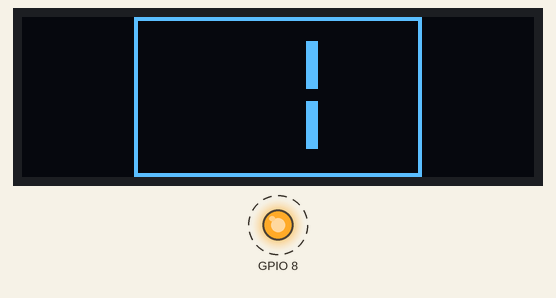
Simulated run of this program. Board: ESP32-C3. Shown: 128×40 one-colour display, output pins drawn as LEDs (lit = HIGH). Wiring (inferred from the names in the program): SSD1306 OLED at I2C address 0x3C. Dashed ring = blinking. What the program prints to the serial monitor is not drawn.

Above: at 0.77 s.
At 5.3 s:
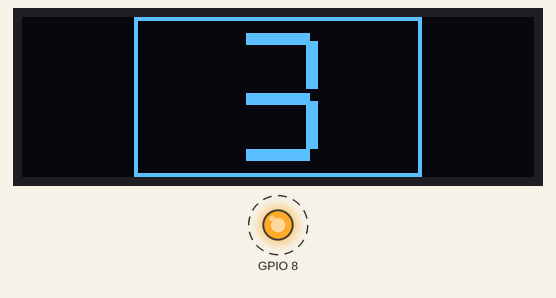
At 17.5 s:
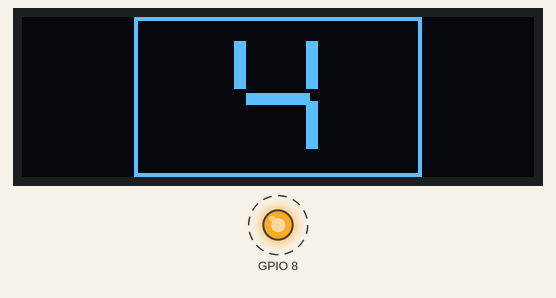
At 38.7 s:
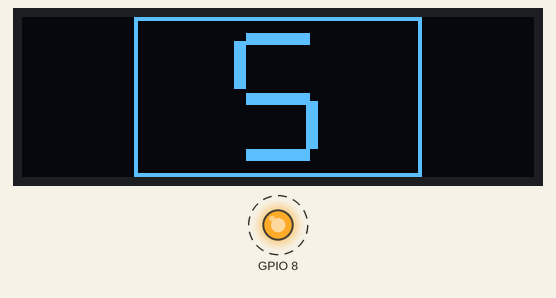
Timing chart, 0 to 40.0 s (numbered marks = the images above):
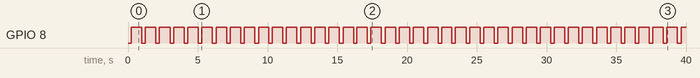

Measured:
- by itself, GPIO 8: alternates HIGH for 0.75 s and LOW for 0.25 s
- what the display in image 0 shows lasts 1.6 s, from 0.5 s to 2.1 s
- what the display in image 1 shows lasts 1.9 s, from 4.1 s to 6.0 s
- what the display in image 2 shows lasts 2.1 s, from 16.1 s to 18.2 s

The program:

main.cpp
```cpp
#include <Arduino.h>
#include <Wire.h>
#include <esp_attr.h>
extern "C" { RTC_NOINIT_ATTR volatile uint32_t oledDiagnostic[5]; }
uint8_t address=0x3c;
bool found=false;
uint8_t pixels[360];
void blinkTask(void*) {
  pinMode(8,OUTPUT);
  for (;;) { digitalWrite(8,LOW); vTaskDelay(pdMS_TO_TICKS(250)); digitalWrite(8,HIGH); vTaskDelay(pdMS_TO_TICKS(750)); }
}
bool send(uint8_t control,const uint8_t* bytes,size_t count) {
  Wire.beginTransmission(address); Wire.write(control); Wire.write(bytes,count);
  return Wire.endTransmission()==0;
}
void pixel(int x,int y) { if(x>=0&&x<72&&y>=0&&y<40) pixels[x+(y/8)*72]|=1<<(y%8); }
void box(int x,int y,int w,int h) {for(int a=x;a<x+w;a++) for(int b=y;b<y+h;b++) pixel(a,b);}
void setup() {
  oledDiagnostic[0]=0x54485232; oledDiagnostic[1]=1; oledDiagnostic[2]=0; oledDiagnostic[3]=0; oledDiagnostic[4]=0;
  xTaskCreate(blinkTask,"blink",2048,nullptr,1,nullptr);
  Serial.begin(115200); delay(500);
  Wire.begin(5,6,100000); Wire.setTimeOut(30); oledDiagnostic[1]=2;
  for(uint8_t a: {uint8_t(0x3c),uint8_t(0x3d)}) {
    Wire.beginTransmission(a);
    if(Wire.endTransmission()==0) { address=a; found=true; break; }
  }
  oledDiagnostic[3]=found?address:0; oledDiagnostic[1]=3;
  if(!found) return;
  // SSD1306 72x40: 40 multiplexed rows, internal charge pump, page addressing.
  const uint8_t init[]={0xae,0xd5,0x80,0xa8,0x27,0xd3,0,0xad,0x30,0x8d,0x14,0x40,0xa6,0xa4,0x20,2,0xa1,0xc8,0xda,0x12,0x81,96,0xd9,0x22,0xdb,0x20,0x2e,0xaf};
  if(send(0,init,sizeof(init))) oledDiagnostic[1]=4;
}
void loop() {
  oledDiagnostic[2]=millis(); oledDiagnostic[4]++;
  static uint32_t log=0;
  if(millis()-log>2000) { log=millis(); Serial.printf("ALIVE stage=%lu OLED=0x%02x\n",(unsigned long)oledDiagnostic[1],found?address:0); }
  if(!found) {delay(50); return;}
  memset(pixels,0,sizeof(pixels));
  for(int x=0;x<72;x++){pixel(x,0);pixel(x,39);} for(int y=0;y<40;y++){pixel(0,y);pixel(71,y);}
  // Seven-segment digits 1-5, each held for two seconds.
  const uint8_t segments[]={0x06,0x5b,0x4f,0x66,0x6d};
  uint8_t digit=(millis()/2000)%5, bits=segments[digit];
  if(bits&1) box(28,4,16,3); if(bits&2) box(43,6,3,12);
  if(bits&4) box(43,21,3,12); if(bits&8) box(28,33,16,3);
  if(bits&16) box(25,21,3,12); if(bits&32) box(25,6,3,12); if(bits&64) box(28,19,16,3);
  for(int page=0;page<5;page++) {
    uint8_t cmd[]={uint8_t(0xb0+page),0x0c,0x11}; // RAM column 28
    if(!send(0,cmd,3)) oledDiagnostic[1]=5;
    for(int col=0;col<72;col+=24) if(!send(0x40,pixels+page*72+col,24)) oledDiagnostic[1]=5;
  }
  delay(100);
}
```
